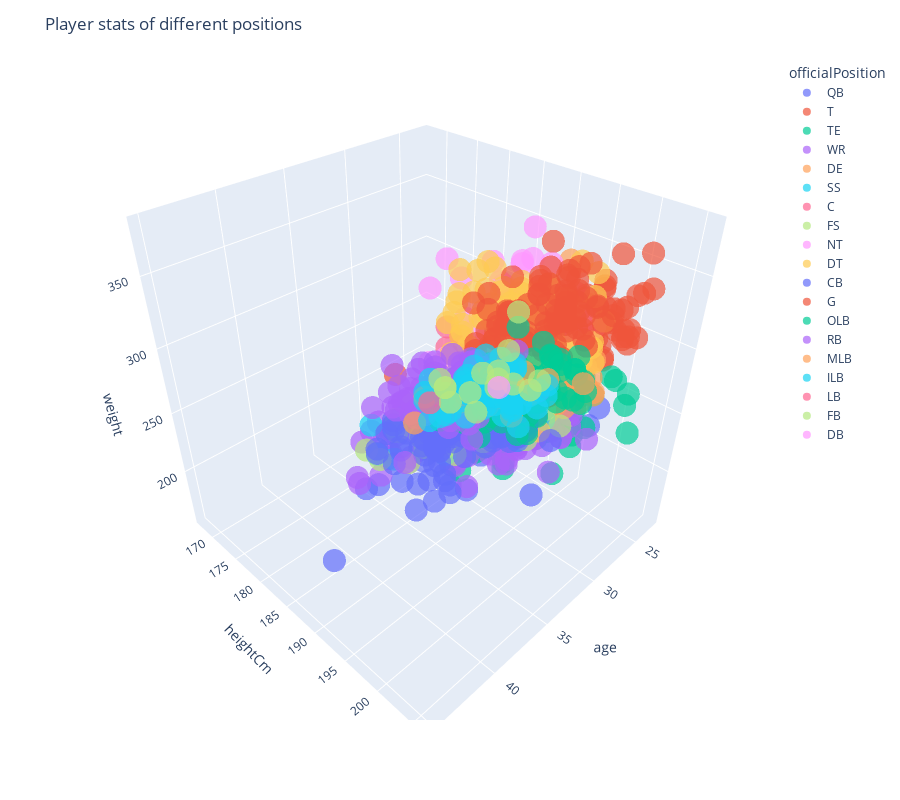

Notebook cell for this chart:
### Code cell
fig = px.scatter_3d(
    players, x='age', y='heightCm', z='weight',
    color='officialPosition', opacity=0.7
)
fig.update_layout(height=800, title='Player stats of different positions')
fig.show()
